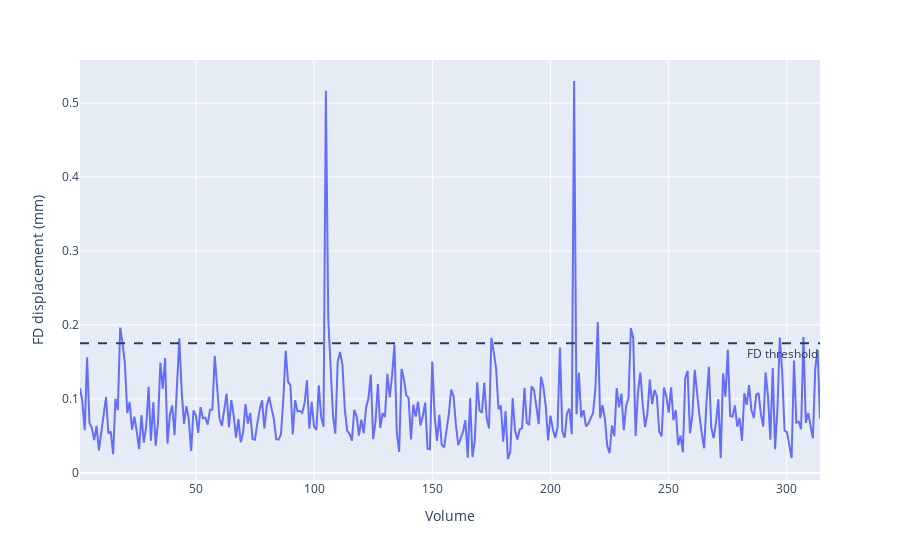

The code cell stored with this chart in its notebook:
### Code cell
import plotly.express as px

fig = px.line(x=list(range(1, fd.size+1)), y=fd, labels={'x': 'Volume', 'y': 'FD displacement (mm)'})
fig.add_hline(y=threshold, line_dash="dash", annotation_text="FD threshold", annotation_position="bottom right")
fig.show()

### Figure 1 — Plotly figure (JSON) as saved in the notebook; plotly's stock layout.template omitted (floating-point values rounded to 4 significant figures; data arrays with more than 128 entries replaced by an {"elided": "..."} marker saying what was removed)
{"data": [{"hovertemplate": "Volume=%{x}<br>FD displacement (mm)=%{y}<extra></extra>", "legendgroup": "", "line": {"color": "#636efa", "dash": "solid"}, "marker": {"symbol": "circle"}, "mode": "lines", "name": "", "orientation": "v", "showlegend": false, "type": "scatter", "x": {"elided": "314 int values"}, "xaxis": "x", "y": {"elided": "314 float values"}, "yaxis": "y"}], "layout": {"annotations": [{"showarrow": false, "text": "FD threshold", "x": 1, "xanchor": "right", "xref": "x domain", "y": 0.1754, "yanchor": "top", "yref": "y"}], "legend": {"tracegroupgap": 0}, "margin": {"t": 60}, "shapes": [{"line": {"dash": "dash"}, "type": "line", "x0": 0, "x1": 1, "xref": "x domain", "y0": 0.1754, "y1": 0.1754, "yref": "y"}], "xaxis": {"anchor": "y", "domain": [0, 1], "title": {"text": "Volume"}}, "yaxis": {"anchor": "x", "domain": [0, 1], "title": {"text": "FD displacement (mm)"}}}}
